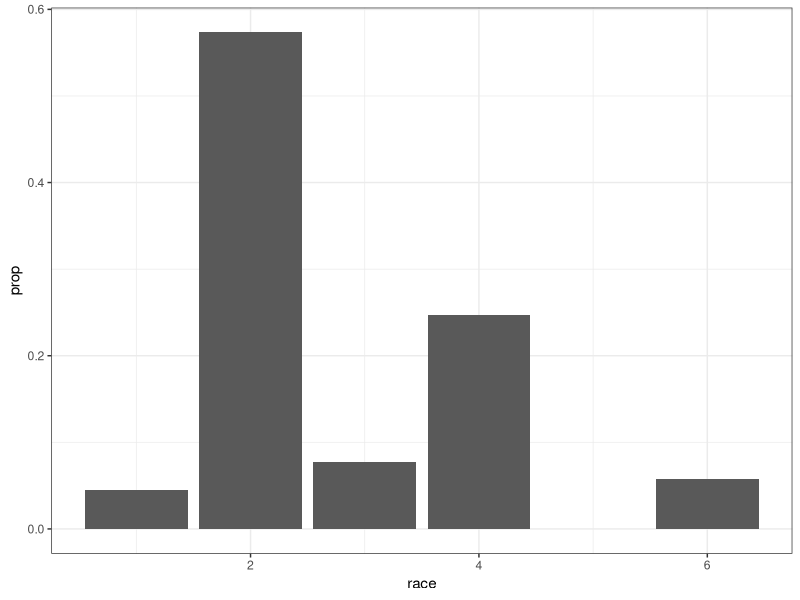
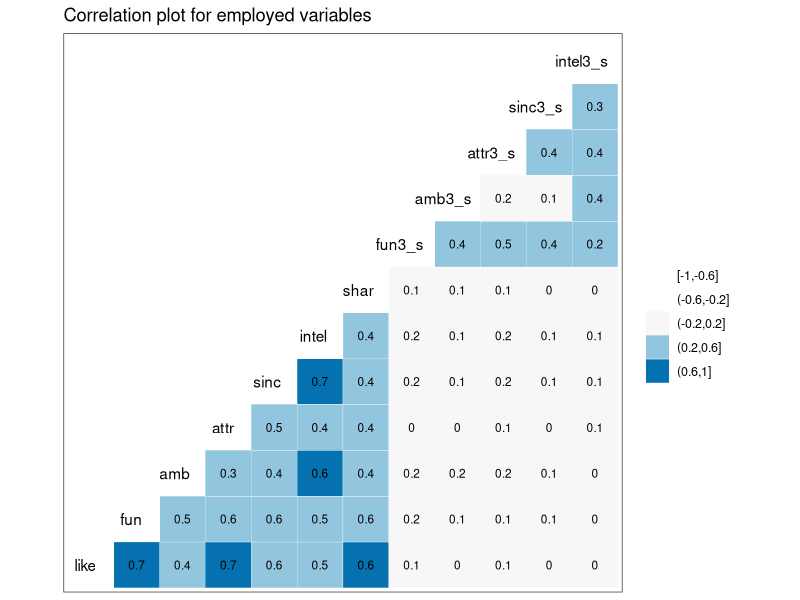

Reproduce these figures in R, in order. (Note: this script raises an error after producing the figures.)
## ---- chunk 1
library(scatterplot3d)
library(tidyverse)
library(GGally)
library(broom)
library(here)
theme_set(theme_bw())
## ---- chunk 2
data <- read_csv(here("data/speed-dating.csv"),
                 progress = FALSE,
                 col_types =cols(.default = col_integer(),
                                 int_corr = col_double(),
                                 field = col_character(),
                                 from = col_character(),
                                 career = col_character(),
                                 attr = col_double(),
                                 sinc = col_double(),
                                 intel = col_double(),
                                 fun = col_double(),
                                 amb = col_double(),
                                 shar = col_double(),
                                 like = col_double(),
                                 prob = col_double(),
                                 match_es = col_double(),
                                 attr3_s = col_double(),
                                 sinc3_s = col_double(),
                                 intel3_s = col_double(),
                                 fun3_s = col_double(),
                                 amb3_s = col_double()))

data %>%
  glimpse()
## ---- chunk 3
data %>%
  na.omit(race) %>%
  ggplot(aes(race, ..prop..)) +
  geom_bar()
## ---- chunk 4
require(GGally)

temp <- data %>% 
  select(like,fun,amb,attr,sinc,intel,shar,
         fun3_s,amb3_s,attr3_s,sinc3_s,intel3_s) %>% 
    na.omit()

ggcorr(temp, palette = "RdBu", label = TRUE,
       hjust = 0.75, label_size = 3, nbreaks = 5) +
  ggtitle("Correlation plot for employed variables")
## ---- chunk 5
temp <- data %>% 
  select(like,fun,amb,attr,sinc,intel,shar) %>% 
    na.omit()

temp %>% ## Put predictors on same scale
   mutate_at(.vars = vars(amb,attr,sinc,intel,shar),
             .funs = funs(scale(.))) -> temp

ggpairs(temp, 
        upper = list(continuous = "density",  combo = "box_no_facet"), 
        lower = list(continuous = wrap("cor", size=5)),
        axisLabels = 'show',progress = F) +
  theme(axis.text.x = element_text(angle = 90, hjust = 1))
## ---- chunk 6
temp %>%
  ggplot(aes(fun, like)) +
   stat_density2d(aes(fill = ..level..), geom = "polygon")
## ---- chunk 7
temp %>%
  ggplot(aes(attr, like)) +
   stat_density2d(aes(fill = ..level..), geom = "polygon")
## ---- chunk 8
mod <- lm(like ~ fun + attr + shar + sinc + intel + intel * sinc , data = temp)
summary(mod, conf.int = TRUE) 
## ---- chunk 9
tibble::as_tibble(rownames = "id",confint(mod)) 
## ---- chunk 10
